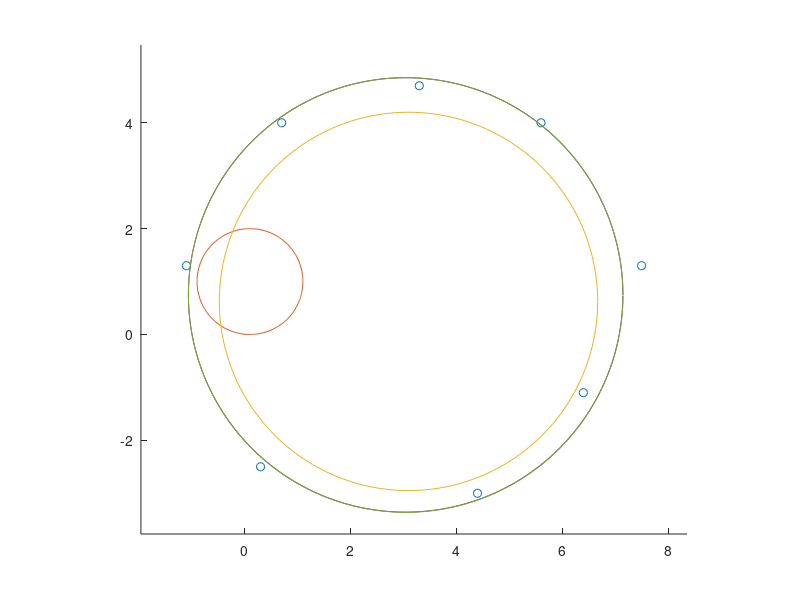

MATLAB code for this plot:
% Kreisanpassung nach der Methode der kleinsten Quadrate
% unter Verwendung des Gauss-Newton Verfahrens
% (zeigt auch einige Moeglichkeiten von MATLAB)
%
xi = [ 0.7 3.3 5.6 7.5 6.4 4.4 0.3 -1.1]'; % Gegebene
% Messpunkte
eta = [ 4.0 4.7 4.0 1.3 -1.1 -3.0 -2.5 1.3]';
%
[xi, eta]
xmin = min(xi); xmax = max(xi); ymin = min(eta); ymax = max(eta);
dx = (xmax - xmin)/10; dy = (ymax -ymin)/10;
axis([xmin-dx xmax+dx ymin-dy ymax+dy]);
axis('equal');
% damit Einheiten auf beiden Achsen etwa
% gleich sind
hold;
% nachfolgende Plots im gleichen
% Koordinatensystem

plot(xi,eta,'o'); 
phi = [0:0.02:2*pi];
h = size(xi); n = h(1);
x = [0.1 1 1]';
format long; minimum = [];

while norm(h)>norm(x)*1e-4,
  u = x(1) + x(3)*cos(phi);
  v = x(2) + x(3)*sin(phi);
  i = i-0.05;
  plot(u,v);
  a = x(1)-xi; b = x(2)-eta;
  fak = sqrt(a.*a + b.*b);
  J = [a./fak b./fak -ones(size(a))];
  f = fak -x(3);
  h = -J\f;
  x = x + h;
  [x h ], pause
  minimum = [minimum norm(f)];
end;
minimum'
